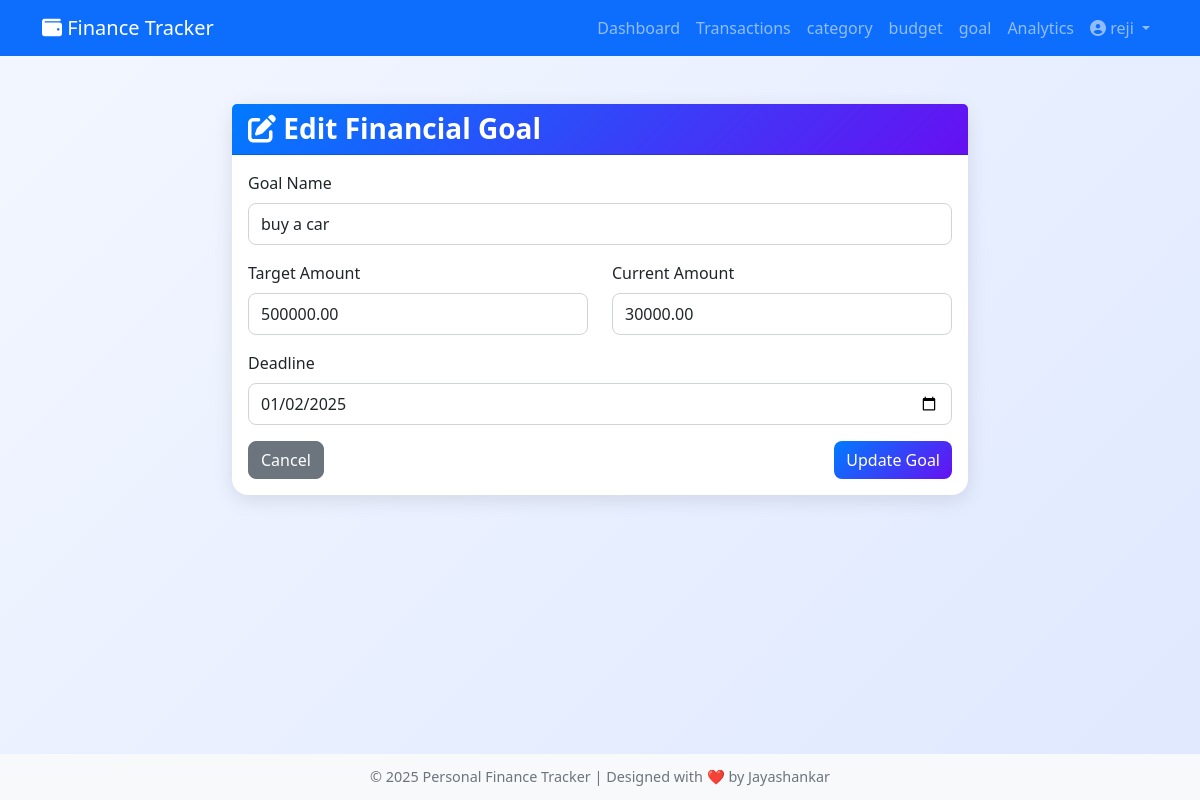
Page /goals/4/update/ (signed in) on the committed database.
### app/models.py (models this page shows, shortened)
class Goal(models.Model):
    user = models.ForeignKey(User, on_delete=models.CASCADE)
    name = models.CharField(max_length=100)
    target_amount = models.DecimalField(max_digits=10, decimal_places=2)
    current_amount = models.DecimalField(max_digits=10, decimal_places=2, default=0)
    deadline = models.DateField()

### app/views.py (the view, shortened to what this page needs)
# urls.py: path('goals/<int:pk>/update/', views.goal_update, name='goal_update'),
@login_required
def goal_update(request, pk):
    goal = get_object_or_404(Goal, pk=pk, user=request.user)
    return render(request, 'goal_form.html', {'goal': goal})

### personal_finance/template/goal_form.html (shortened to what this page needs)
<!DOCTYPE html>
<html lang="en">
<head>
    <link href="https://cdn.jsdelivr.net/npm/bootstrap@5.3.0/dist/css/bootstrap.min.css" rel="stylesheet">
    <link href="https://cdnjs.cloudflare.com/ajax/libs/font-awesome/6.4.0/css/all.min.css" rel="stylesheet">
</head>
<body>
    <nav class="navbar navbar-expand-lg navbar-dark bg-primary">
        <div class="container">
            <a class="navbar-brand" href="{% url 'dashboard' %}">
                <i class="fas fa-wallet"></i> Finance Tracker
            </a>
            <div class="navbar-nav ms-auto">
                <a class="nav-link" href="{% url 'dashboard' %}">Dashboard</a>
                <a class="nav-link" href="{% url 'transaction_list' %}">Transactions</a>
                <a class="nav-link" href="{% url 'category_list' %}">category</a>
                <a class="nav-link" href="{% url 'budget_list' %}">budget</a>
                <a class="nav-link" href="{% url 'goal_list' %}">goal</a>
                <a class="nav-link" href="{% url 'analytics' %}">Analytics</a>
                <div class="nav-item dropdown">
                    <a class="nav-link dropdown-toggle" href="#" id="navbarDropdown" role="button" data-bs-toggle="dropdown">
                        <i class="fas fa-user-circle"></i> {{ user.username }}
                    </a>
                </div>
            </div>
        </div>
    </nav>
    <div class="container my-5">
        <div class="row justify-content-center">
            <div class="col-md-8">
                <div class="card">
                    <div class="card-header">
                        <h3><i class="fas fa-{% if goal %}edit{% else %}plus{% endif %}"></i> {% if goal %}Edit{% else %}Set{% endif %} Financial Goal</h3>
                    </div>
                    <div class="card-body">
                        <form method="post">
                            <div class="mb-3">
                                <label for="name" class="form-label">Goal Name</label>
                                <input type="text" class="form-control" id="name" name="name" value="{% if goal %}{{ goal.name }}{% endif %}" required>
                            </div>
                            <div class="row">
                                <div class="col-md-6">
                                    <div class="mb-3">
                                        <label for="target_amount" class="form-label">Target Amount</label>
                                        <input type="number" class="form-control" id="target_amount" name="target_amount" step="0.01" value="{% if goal %}{{ goal.target_amount }}{% endif %}" required>
                                    </div>
                                </div>
                                <div class="col-md-6">
                                    <div class="mb-3">
                                        <label for="current_amount" class="form-label">Current Amount</label>
                                        <input type="number" class="form-control" id="current_amount" name="current_amount" step="0.01" value="{% if goal %}{{ goal.current_amount }}{% endif %}">
                                    </div>
                                </div>
                            </div>
                            <div class="mb-3">
                                <label for="deadline" class="form-label">Deadline</label>
                                <input type="date" class="form-control" id="deadline" name="deadline" value="{% if goal %}{{ goal.deadline|date:'Y-m-d' }}{% endif %}">
                            </div>
                            <div class="d-flex justify-content-between">
                                <a href="{% url 'goal_list' %}" class="btn btn-secondary">Cancel</a>
                                <button type="submit" class="btn btn-primary">
                                    {% if goal %}Update{% else %}Set{% endif %} Goal
                                </button>
                            </div>
                        </form>
                    </div>
                </div>
            </div>
        </div>
    </div>
    <footer>
        © 2025 Personal Finance Tracker | Designed with ❤️ by Jayashankar
    </footer>
</body>
</html>

### personal_finance/template/goal_form.html (style rules this page uses)
body { background: linear-gradient(135deg, #f3f7ff, #dfe8ff); min-height: 100vh; display: flex; flex-direction: column; }
.card { border: none; border-radius: 1rem; box-shadow: 0 5px 20px rgba(0, 0, 0, 0.1); transition: transform 0.2s ease; }
.card-header { background: linear-gradient(135deg, #007bff, #6610f2); color: #fff; border-top-left-radius: 1rem; border-top-right-radius: 1rem; }
.card-header h3 { margin: 0; font-weight: 600; }
.form-control { border-radius: 0.5rem; border: 1px solid #ced4da; padding: 0.5rem 0.75rem; transition: all 0.2s ease; }
.btn-primary { background: linear-gradient(135deg, #007bff, #6610f2); border: none; border-radius: 0.5rem; transition: all 0.3s ease; }
.btn-secondary { border-radius: 0.5rem; }
footer { margin-top: auto; background: #f8f9fa; color: #6c757d; text-align: center; padding: 0.75rem; font-size: 0.9rem; }

### rows in the picture
Goal: name "buy a car", target_amount "500000.00", current_amount "30000.00", deadline "01/02/2025"

### other values in the picture
{{ user.username }} "reji"
